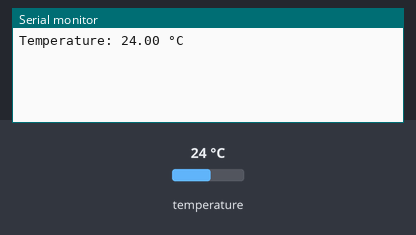
Bench run of a sketch on a simulated ESP32. Shown: the last lines printed to the serial monitor. The test bench sets the inputs (shaded band); at power-on: temperature 24 °C. WiFi joins after 1.5 s; servers stay silent unless stated.

Above: at 3.0 s.
3.1 s: temperature set to 12 °C
At 5.2 s:
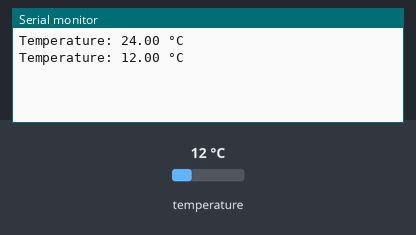
5.5 s: temperature set to 19 °C
At 6.8 s:
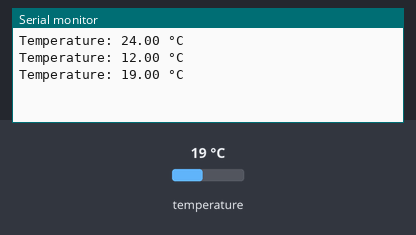
Timing chart, 0 to 8.5 s (numbered marks = the images above; inputs shaded):
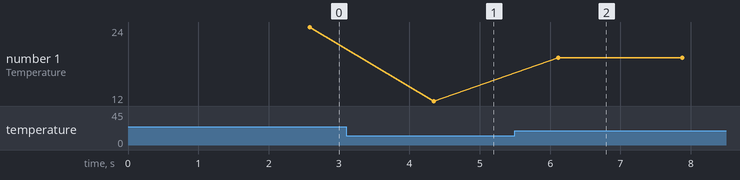

Measured:
- after the input at 3.1 s, the serial monitor: prints a new line after 1.2 s (image 1)
- after the input at 5.5 s, the serial monitor: prints a new line after 0.61 s (image 2)
- plotted number 1: 24 → 12 after the input at 3.1 s, 12 → 19 after the input at 5.5 s

The sketch:

Blynk_upload.ino
```cpp
#define BLYNK_AUTH_TOKEN "XXeiIaS5ypzOLpM_UHz7n90_WSJVE3wC"
#define BLYNK_TEMPLATE_ID "TMPL3mB4JiBDq";
#define BLYNK_TEMPLATE_NAME "Water Temperature Measurement";


#include <WiFi.h>
#include <BlynkSimpleEsp32.h>
#include <OneWire.h>
#include <DallasTemperature.h>

// Replace with your network credentials
char ssid[] = "Dark Matter";
char pass[] = "omdinesh";

// Replace with your Blynk Auth Token
char auth[] = "XXeiIaS5ypzOLpM_UHz7n90_WSJVE3wC";

// Data wire is connected to GPIO4 on the ESP32
#define ONE_WIRE_BUS 4

// Setup a oneWire instance to communicate with any OneWire devices
OneWire oneWire(ONE_WIRE_BUS);

// Pass our oneWire reference to Dallas Temperature
DallasTemperature sensors(&oneWire);

void setup() {
  // Start the Serial Monitor
  Serial.begin(115200);

  // Initialize the Blynk connection
  Blynk.begin(auth, ssid, pass);

  // Start up the temperature sensor library
  sensors.begin();
}

void loop() {
  // Run Blynk
  Blynk.run();

  // Request temperature readings
  sensors.requestTemperatures();
  float temperatureC = sensors.getTempCByIndex(0);

  // Print temperature to Serial Monitor
  Serial.print("Temperature: ");
  Serial.print(temperatureC);
  Serial.println(" °C");

  // Send temperature to Blynk (Virtual Pin V0)
  Blynk.virtualWrite(V0, temperatureC);

  // Delay before the next reading
  delay(1000);
}
```
